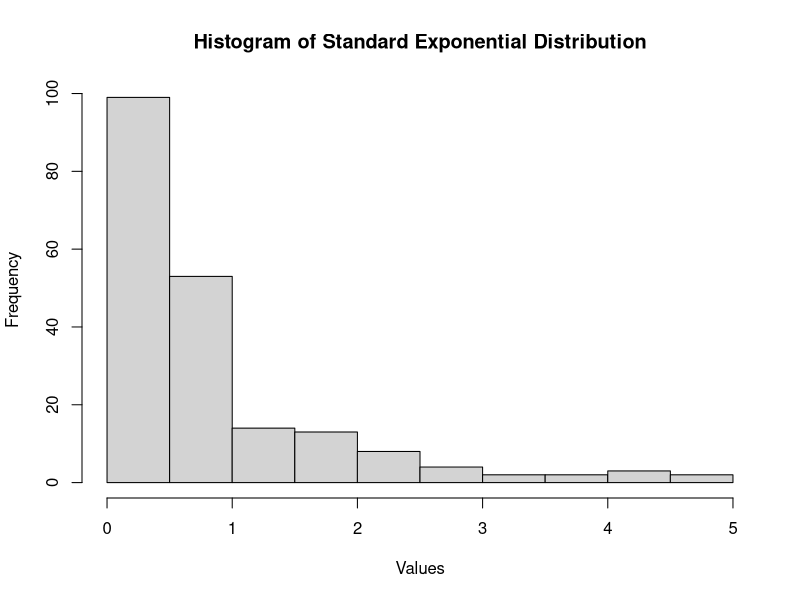
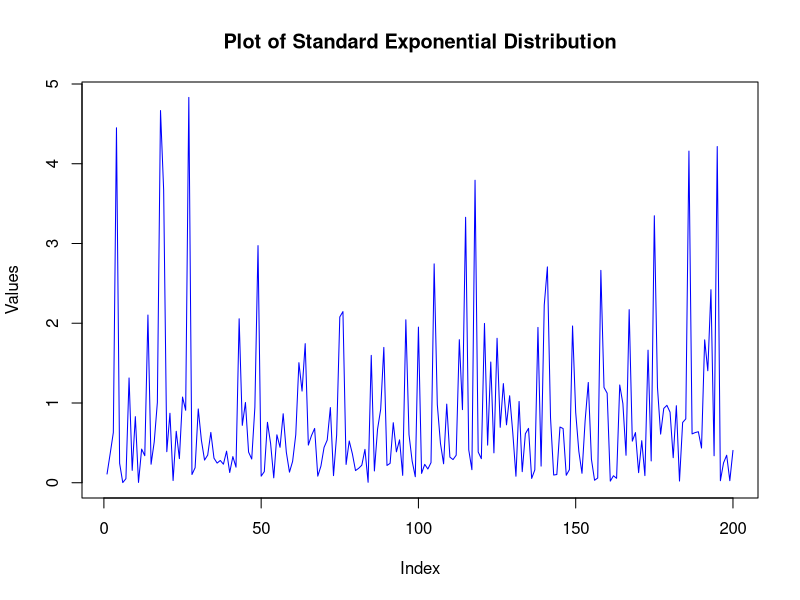
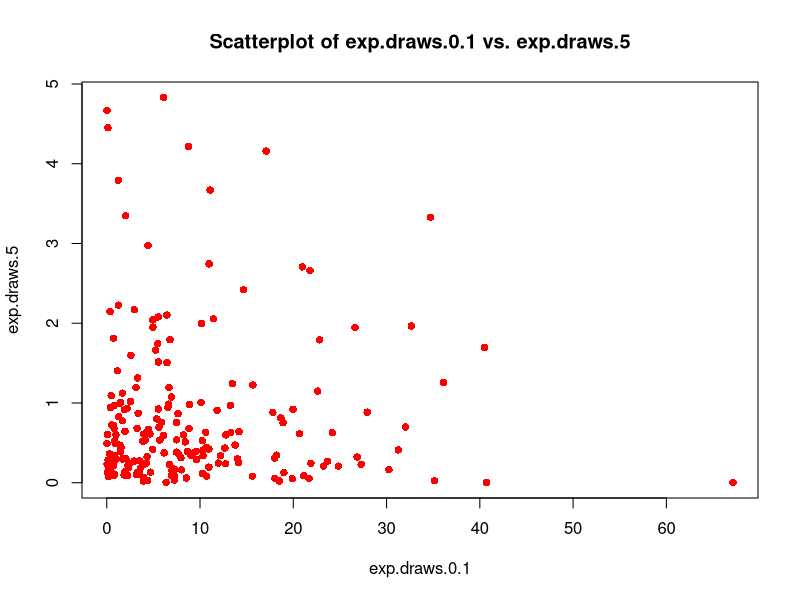
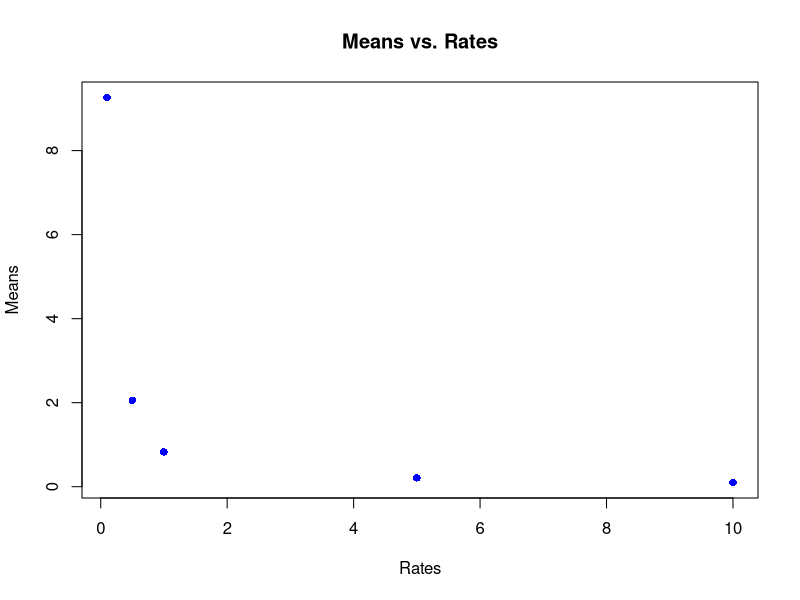
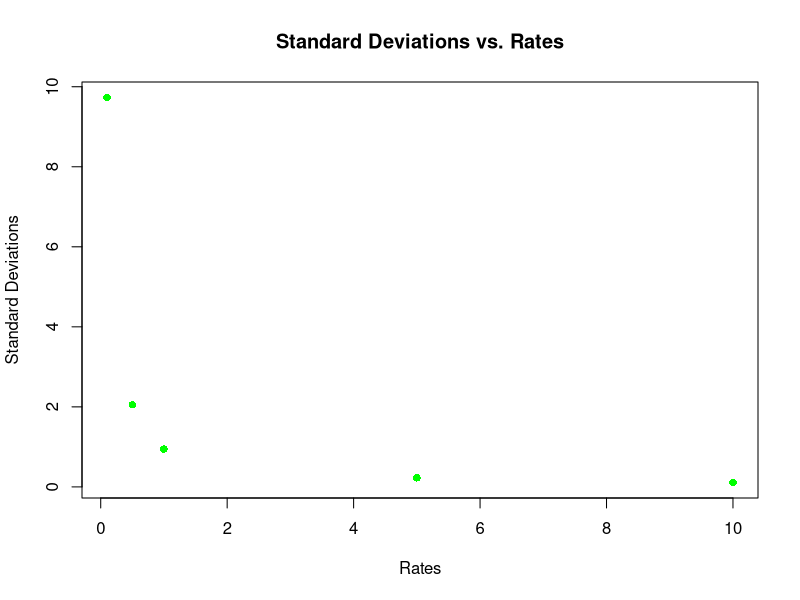
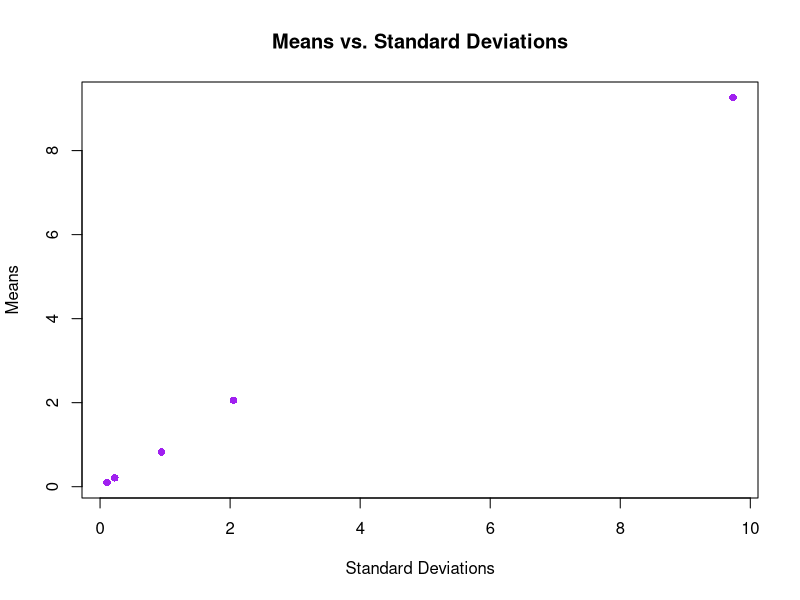
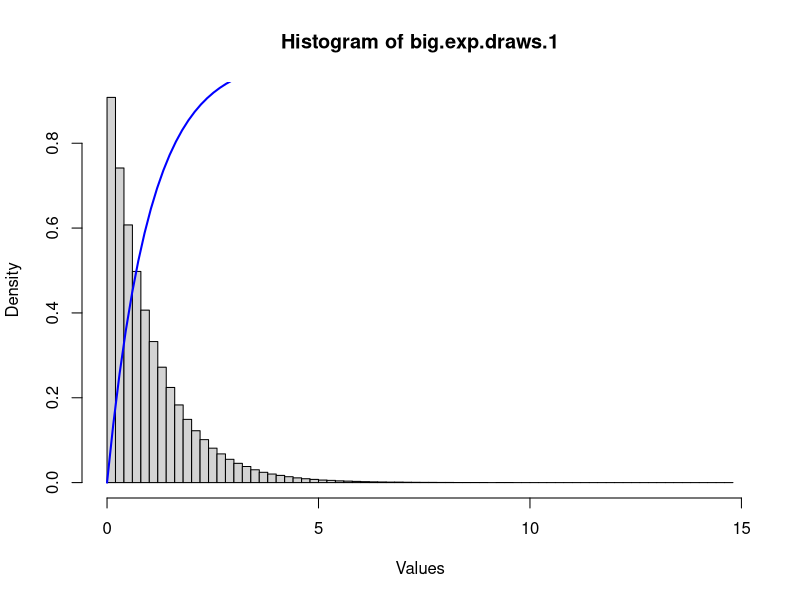
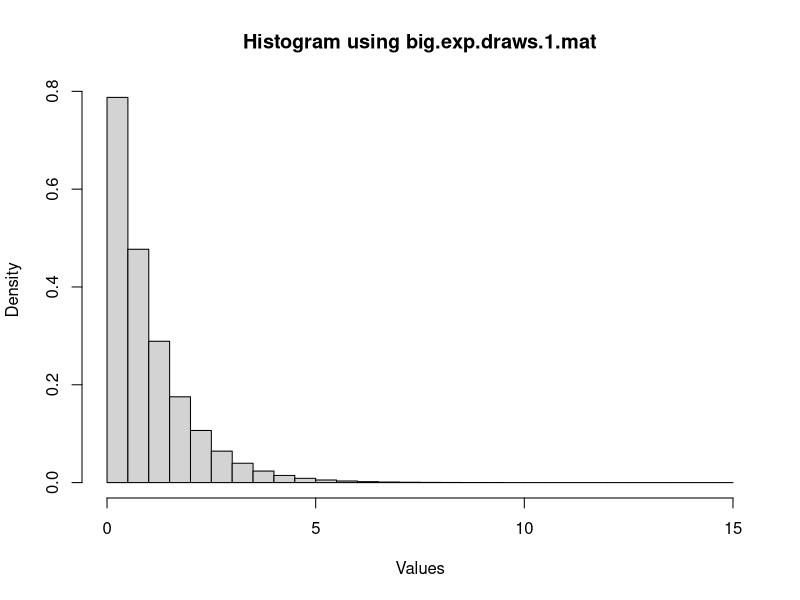

Reproduce these figures in R, in order.
## ---- chunk 1
knitr::opts_chunk$set(echo = TRUE)
## ---- chunk 2
library(tidyverse)
## ---- chunk 3
rates <- c(0.1, 0.5, 1, 5, 10)
exp.draws <- vector("list", length(rates))
means <- vector("numeric", length(rates))
sds <- vector("numeric", length(rates))

for (i in seq_along(rates)) {
  exp.draws[[i]] <- rexp(200, rate = rates[i])
  means[i] <- mean(exp.draws[[i]])
  sds[i] <- sd(exp.draws[[i]])
  
  cat("exp.draws.",rates[i],": mean = ",means[i],", ",sep="")
  cat("standard deviation = ",sds[i],"\n",sep="")

}
exp.draws.0.1 <- exp.draws[[1]]
exp.draws.0.5 <- exp.draws[[2]]
exp.draws.1 <- exp.draws[[3]]
exp.draws.5 <- exp.draws[[4]]
exp.draws.10 <- exp.draws[[5]]
## ---- chunk 4
# Assuming exp.draws.1 is already defined as the standard exponential distribution
hist(exp.draws.1, main = "Histogram of Standard Exponential Distribution", xlab = "Values")
## ---- chunk 5
# Plotting random values from standard exponential distribution
plot(exp.draws.1, type = "l", col = "blue", main = "Plot of Standard Exponential Distribution", xlab = "Index", ylab = "Values")
## ---- chunk 6
# Plotting scatterplot of two random value vectors
plot(exp.draws[[1]], exp.draws[[3]], main = "Scatterplot of exp.draws.0.1 vs. exp.draws.5", xlab = "exp.draws.0.1", ylab = "exp.draws.5", col = "red", pch = 16)

## ---- chunk 7
# Scatterplots
# a. Means versus Rates
plot(rates, means, main = "Means vs. Rates", xlab = "Rates", ylab = "Means", col = "blue", pch = 16)

# b. Standard Deviations versus Rates
plot(rates, sds, main = "Standard Deviations vs. Rates", xlab = "Rates", ylab = "Standard Deviations", col = "green", pch = 16)

# c. Means versus Standard Deviations
plot(sds, means, main = "Means vs. Standard Deviations", xlab = "Standard Deviations", ylab = "Means", col = "purple", pch = 16)
## ---- chunk 8
big.exp.draws.1 <- rexp(1.1e6, rate = 1)
mean_big <- mean(big.exp.draws.1)
sd_big <- sd(big.exp.draws.1)
cat("big.exp.draws.1: mean = ", mean_big, ", standard deviation = ", sd_big,"\n",sep="")
## ---- chunk 9
# Plot histogram
hist(big.exp.draws.1, breaks = 100, freq = FALSE, main = "Histogram of big.exp.draws.1", xlab = "Values")

# Plot function 1 - exp(-x)
curve(1 - exp(-x), add = TRUE, col = "blue", lwd = 2)

## ---- chunk 10
# Create vector of entries greater than 1
greater_than_1 <- big.exp.draws.1[big.exp.draws.1 > 1]

# Calculate mean
mean_greater_than_1 <- mean(greater_than_1)
mean_greater_than_1

## ---- chunk 11
# Create matrix with 1100 rows and 1000 columns
big.exp.draws.1.mat <- matrix(big.exp.draws.1, nrow = 1100, ncol = 1000)

# Histogram using hist() function
hist_result <- hist(big.exp.draws.1.mat, freq = FALSE, main = "Histogram using big.exp.draws.1.mat", xlab = "Values")

## ---- chunk 12
# Calculate mean of the 371st column
mean_371st <- mean(big.exp.draws.1.mat[, 371])
mean_371st

## ---- chunk 13
# Calculate means of all columns
col_means <- colMeans(big.exp.draws.1.mat)

# Plot histogram of column means
hist(col_means, main = "Histogram of Column Means", xlab = "Means", breaks = 30)

## ---- chunk 14
# Square each number in big.exp.draws.1
squared_values <- big.exp.draws.1^2

# Calculate mean of squared values
mean_squared <- mean(squared_values)
mean_squared
